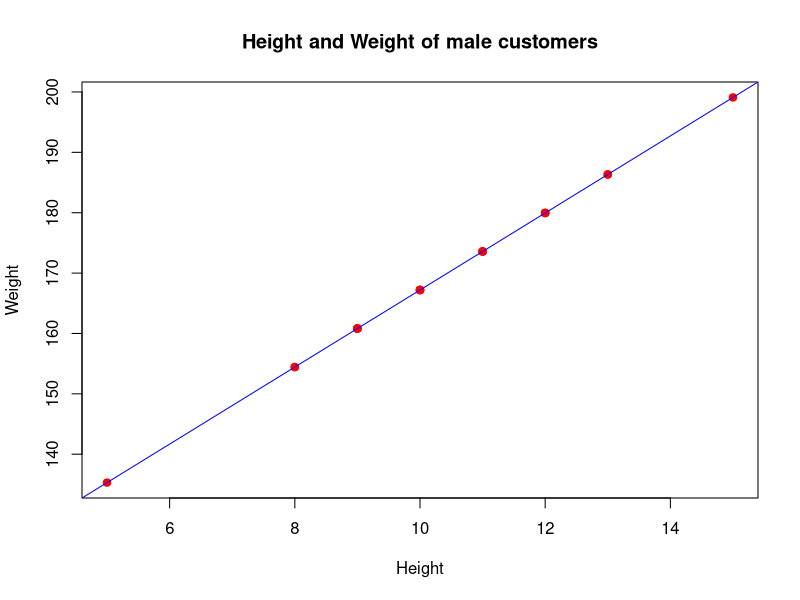

Reproduce this figure in R.
# Load HW data from Excel sample files
hwdata = readxl::read_xls("HTWT1.xls")
 
# Define Height/Weight regression from Chapter 1 
f <- function(x) {
  103.40 + (6.38 * x)
}

# Create 2 empty vectors
v_height <- vector()
v_weight <- vector()

# Print out regression for all x's in HW data
for (i in hwdata$X) {
  y = f(i)
  
  # When appending to vectors, you need to use v = append(v, ...) to capture the return from append
  v_height = append(v_height, i)
  v_weight = append(v_weight, y)
  print(cat("Height =", i, "\t", "Weight =", y))
}

# Create result array
result <- array(
  c(v_height, v_weight),                          # The data vectors
  dim = c(length(v_height), 2),                   # Dimension of rows and columns
  dimnames = list(NULL, c("Height", "Weight")))   # Row and Column names
result

plot(result,
     col = "#FF0000",
     pch = 19,
     main = "Height and Weight of male customers")
abline(103.40, 6.38, col="blue")


